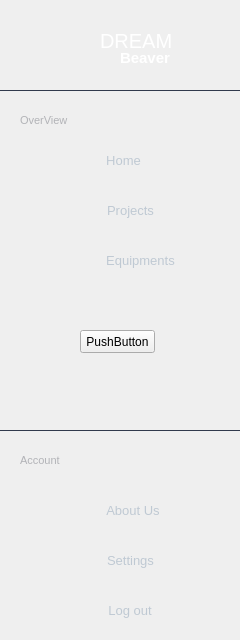
     <widget class="QWidget" name="side_bar" native="true">
      <property name="maximumSize">
       <size>
        <width>240</width>
        <height>16777215</height>
       </size>
      </property>
      <property name="styleSheet">
       <string notr="true">#side_bar {
	background-color:#0F141E;
	border-radius:7px;
}

</string>
      </property>
      <widget class="Line" name="line_1">
       <property name="geometry">
        <rect>
         <x>0</x>
         <y>80</y>
         <width>251</width>
         <height>21</height>
        </rect>
       </property>
       <property name="maximumSize">
        <size>
         <width>1000</width>
         <height>16777215</height>
        </size>
       </property>
       <property name="styleSheet">
        <string notr="true">background-color:transparent;
color: #1C212B;
color: rgb(49, 58, 77);</string>
       </property>
       <property name="frameShadow">
        <enum>QFrame::Plain</enum>
       </property>
       <property name="lineWidth">
        <number>1</number>
       </property>
       <property name="midLineWidth">
        <number>1</number>
       </property>
       <property name="orientation">
        <enum>Qt::Horizontal</enum>
       </property>
      </widget>
      <widget class="Line" name="line_2">
       <property name="geometry">
        <rect>
         <x>0</x>
         <y>420</y>
         <width>251</width>
         <height>21</height>
        </rect>
       </property>
       <property name="maximumSize">
        <size>
         <width>1000</width>
         <height>16777215</height>
        </size>
       </property>
       <property name="styleSheet">
        <string notr="true">background-color:transparent;
color: #1C212B;
color: rgb(49, 58, 77);</string>
       </property>
       <property name="frameShadow">
        <enum>QFrame::Plain</enum>
       </property>
       <property name="lineWidth">
        <number>1</number>
       </property>
       <property name="midLineWidth">
        <number>1</number>
       </property>
       <property name="orientation">
        <enum>Qt::Horizontal</enum>
       </property>
      </widget>
      <widget class="QLabel" name="Dream">
       <property name="geometry">
        <rect>
         <x>100</x>
         <y>30</y>
         <width>71</width>
         <height>21</height>
        </rect>
       </property>
       <property name="styleSheet">
        <string notr="true">background-color:transparent;
color:white;
font-size:20px;
font-size:bold;</string>
       </property>
       <property name="text">
        <string>DREAM</string>
       </property>
      </widget>
      <widget class="QLabel" name="beaver">
       <property name="geometry">
        <rect>
         <x>120</x>
         <y>50</y>
         <width>61</width>
         <height>16</height>
        </rect>
       </property>
       <property name="styleSheet">
        <string notr="true">background-color:transparent; 
color:white;
font-size:15px ;
font-weight:bold; 
</string>
       </property>
       <property name="text">
        <string>Beaver</string>
       </property>
      </widget>
      <widget class="QPushButton" name="home">
       <property name="geometry">
        <rect>
         <x>10</x>
         <y>140</y>
         <width>221</width>
         <height>41</height>
        </rect>
       </property>
       <property name="maximumSize">
        <size>
         <width>1000</width>
         <height>16777215</height>
        </size>
       </property>
       <property name="cursor">
        <cursorShape>PointingHandCursor</cursorShape>
       </property>
       <property name="styleSheet">
        <string notr="true">#home {
	background-color:transparent ; 
	border-radius:10px;
	padding: 10px 44px 10px 50px;
	background: url(:/home.svg) no-repeat;
	color:#BFC9D3 ; 
	font-size:13px;
	background-origin: content; 
}

#home::hover {
	background: url(:/home (1).svg) no-repeat;
	background-color:#2A3E46 ; 
	padding: 10px 44px 10px 50px;
	background-origin: content; 
	color : #4AC7EA ; 
}</string>
       </property>
       <property name="text">
        <string>Home</string>
       </property>
       <property name="iconSize">
        <size>
         <width>16</width>
         <height>16</height>
        </size>
       </property>
      </widget>
      <widget class="QPushButton" name="project">
       <property name="geometry">
        <rect>
         <x>10</x>
         <y>190</y>
         <width>221</width>
         <height>41</height>
        </rect>
       </property>
       <property name="maximumSize">
        <size>
         <width>1000</width>
         <height>16777215</height>
        </size>
       </property>
       <property name="cursor">
        <cursorShape>PointingHandCursor</cursorShape>
       </property>
       <property name="styleSheet">
        <string notr="true">#project {
	background-color:transparent ; 
	border-radius:10px;
	padding: 10px 30px 10px 50px;
	background: url(:/project1.svg) no-repeat;
	color:#BFC9D3 ; 
	font-size:13px;
	background-origin: content; 
}

#project::hover {
	background: url(:/project2.svg) no-repeat;
	background-color:#2A3E46 ; 
	padding: 10px 30px 10px 50px;
	background-origin: content; 
	color : #4AC7EA ; 
}</string>
       </property>
       <property name="text">
        <string>Projects</string>
       </property>
       <property name="iconSize">
        <size>
         <width>16</width>
         <height>16</height>
        </size>
       </property>
      </widget>
      <widget class="QPushButton" name="equipments">
       <property name="geometry">
        <rect>
         <x>10</x>
         <y>240</y>
         <width>221</width>
         <height>41</height>
        </rect>
       </property>
       <property name="maximumSize">
        <size>
         <width>1000</width>
         <height>16777215</height>
        </size>
       </property>
       <property name="cursor">
        <cursorShape>PointingHandCursor</cursorShape>
       </property>
       <property name="styleSheet">
        <string notr="true">#equipments {
	background-color:transparent ; 
	border-radius:10px;
	padding: 10px 10px 10px 50px;
	background: url(:/equip2.svg) no-repeat;
	color:#BFC9D3 ; 
	font-size:13px;
	background-origin: content; 
}

#equipments::hover {
	background: url(:/equip1.svg) no-repeat;
	background-color:#2A3E46 ; 
	border-radius:10px;	
	padding: 10px 10px 10px 50px;
	background-origin: content; 
	font-size:13px;
	color : #4AC7EA ; 
}</string>
       </property>
       <property name="text">
        <string>Equipments</string>
       </property>
       <property name="iconSize">
        <size>
         <width>16</width>
         <height>16</height>
        </size>
       </property>
      </widget>
      <widget class="QLabel" name="overview">
       <property name="geometry">
        <rect>
         <x>20</x>
         <y>110</y>
         <width>71</width>
         <height>21</height>
        </rect>
       </property>
       <property name="styleSheet">
        <string notr="true">#overview {
	background-color:transparent ; 
	color:#B2B3B7; 
	font-size:11px ;
}
</string>
       </property>
       <property name="text">
        <string>OverView</string>
       </property>
      </widget>
      <widget class="QLabel" name="Account">
       <property name="geometry">
        <rect>
         <x>20</x>
         <y>450</y>
         <width>41</width>
         <height>21</height>
        </rect>
       </property>
       <property name="styleSheet">
        <string notr="true">#Account {
	background-color:transparent ; 
	color:#B2B3B7; 
	font-size:11px ;
}
</string>
       </property>
       <property name="text">
        <string>Account</string>
       </property>
      </widget>
      <widget class="QPushButton" name="settings">
       <property name="geometry">
        <rect>
         <x>10</x>
         <y>540</y>
         <width>221</width>
         <height>41</height>
        </rect>
       </property>
       <property name="maximumSize">
        <size>
         <width>1000</width>
         <height>16777215</height>
        </size>
       </property>
       <property name="cursor">
        <cursorShape>PointingHandCursor</cursorShape>
       </property>
       <property name="styleSheet">
        <string notr="true">#settings {
	background-color:transparent ; 
	border-radius:10px;
	padding: 10px 30px 10px 50px;
	background: url(:/settings1.svg) no-repeat;
	color:#BFC9D3 ; 
	font-size:13px;
	background-origin: content; 
}

#settings::hover {
	background: url(:/settings2.svg) no-repeat;
	background-color:#2A3E46 ; 
	padding: 10px 30px 10px 50px;
	background-origin: content; 
	color : #4AC7EA ; 
}</string>
       </property>
       <property name="text">
        <string>Settings</string>
       </property>
       <property name="iconSize">
        <size>
         <width>16</width>
         <height>16</height>
        </size>
       </property>
      </widget>
      <widget class="QPushButton" name="logout">
       <property name="geometry">
        <rect>
         <x>10</x>
         <y>590</y>
         <width>221</width>
         <height>41</height>
        </rect>
       </property>
       <property name="maximumSize">
        <size>
         <width>1000</width>
         <height>16777215</height>
        </size>
       </property>
       <property name="cursor">
        <cursorShape>PointingHandCursor</cursorShape>
       </property>
       <property name="styleSheet">
        <string notr="true">#logout {
	background-color:transparent ; 
	border-radius:10px;
	padding: 10px 31px 10px 50px;
	background: url(:/log-out1.svg) no-repeat;
	color:#BFC9D3 ; 
	font-size:13px;
	background-origin: content; 
}

#logout::hover {
	background: url(:/log-out2.svg) no-repeat;
	background-color:#2A3E46 ; 
	padding: 10px 31px 10px 50px;
	background-origin: content; 
	color : #4AC7EA ; 
}</string>
       </property>
       <property name="text">
        <string>Log out</string>
       </property>
       <property name="iconSize">
        <size>
         <width>16</width>
         <height>16</height>
        </size>
       </property>
      </widget>
      <widget class="QPushButton" name="About_us">
       <property name="geometry">
        <rect>
         <x>10</x>
         <y>490</y>
         <width>221</width>
         <height>41</height>
        </rect>
       </property>
       <property name="maximumSize">
        <size>
         <width>1000</width>
         <height>16777215</height>
        </size>
       </property>
       <property name="cursor">
        <cursorShape>PointingHandCursor</cursorShape>
       </property>
       <property name="styleSheet">
        <string notr="true">#About_us {
	background-color:transparent ; 
	border-radius:10px;
	padding: 10px 25px 10px 50px;
	background: url(:/info2.svg) no-repeat;
	color:#BFC9D3 ; 
	font-size:13px;
	background-origin: content; 
}

#About_us::hover {
	background: url(:/info1.svg) no-repeat;
	background-color:#2A3E46 ; 
	padding: 10px 25px 10px 50px;
	background-origin: content; 
	color : #4AC7EA ; 
}</string>
       </property>
       <property name="text">
        <string>About Us</string>
       </property>
       <property name="iconSize">
        <size>
         <width>16</width>
         <height>16</height>
        </size>
       </property>
      </widget>
      <widget class="QLabel" name="label">
       <property name="geometry">
        <rect>
         <x>10</x>
         <y>-10</y>
         <width>101</width>
         <height>121</height>
        </rect>
       </property>
       <property name="styleSheet">
        <string notr="true"/>
       </property>
       <property name="text">
        <string/>
       </property>
       <property name="pixmap">
        <pixmap resource="resources.qrc">:/logo.png</pixmap>
       </property>
       <property name="scaledContents">
        <bool>true</bool>
       </property>
      </widget>
      <widget class="QPushButton" name="pushButton">
       <property name="geometry">
        <rect>
         <x>80</x>
         <y>330</y>
         <width>75</width>
         <height>23</height>
        </rect>
       </property>
       <property name="text">
        <string>PushButton</string>
       </property>
      </widget>
     </widget>
